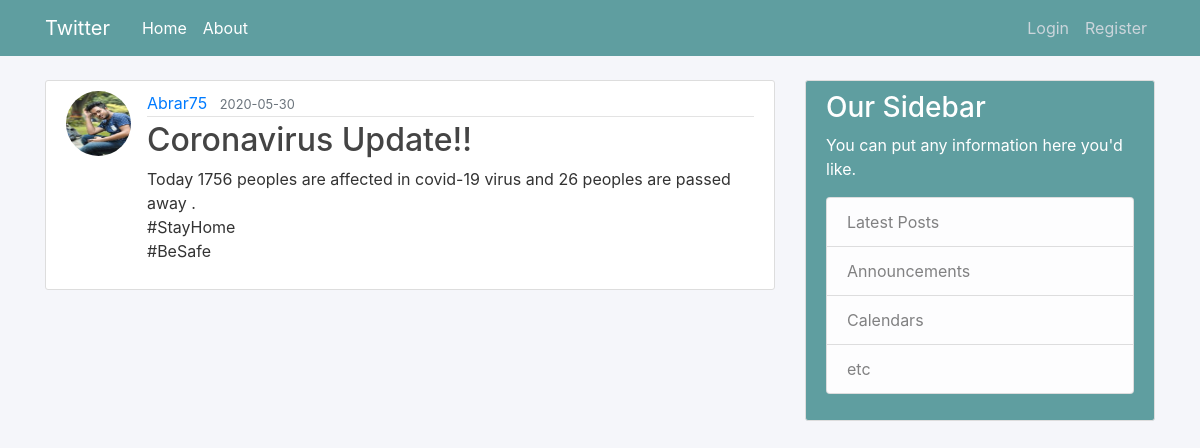
Screenshot of /post/2 with the database file from the repository.
### twitterblog/models.py (models this page shows, shortened)
class User(db.Model, UserMixin):
    id = db.Column(db.Integer, primary_key=True)
    username = db.Column(db.String(20), unique=True, nullable=False)
    email = db.Column(db.String(120), unique=True, nullable=False)
    image_file = db.Column(db.String(20), nullable=False, default='default.jpg')
    password = db.Column(db.String(60), nullable=False)
    posts = db.relationship('Post', backref='author', lazy=True)

class Post(db.Model):
    id = db.Column(db.Integer, primary_key=True)
    title = db.Column(db.String(100), nullable=False)
    date_posted = db.Column(db.DateTime, nullable=False, default=datetime.utcnow)
    content = db.Column(db.Text, nullable=False)
    user_id = db.Column(db.Integer, db.ForeignKey('user.id'), nullable=False)

### twitterblog/routes.py (the view)
@app.route("/post/<int:post_id>")
def post(post_id):
    post=Post.query.get_or_404(post_id)
    return render_template('post.html',title=post.title,post=post)

### twitterblog/templates/post.html (shortened to what this page needs)
{% extends 'layout.html' %}
{% block content %}
        <article class="media content-section">
            <img src="{{ url_for('static',filename='Profile_pics/'+post.author.image_file) }}" class="rounded-circle article-img img-responsive ">
          <div class="media-body">
            <div class="article-metadata">
                <a class="mr-2" href="{{ url_for('user_posts',username=post.author.username) }}">{{ post.author.username }}</a>
                <small class="text-muted">{{ post.date_posted.strftime('%Y-%m-%d') }} </small>
            </div>
            <h2 class="article-title">{{ post.title }}</h2>
            <p class="article-content">{{ post.content }}</p>
          </div>
        </article>
{% endblock content %}

### twitterblog/static/main.css (style rules this page uses)
body { background: #f5f6fa; color: #333333; margin-top: 5rem; }
h1, h2, h3, h4, h5, h6 { color: #444444; }
.content-section { background: #fff; padding: 10px 20px; border: 1px solid #dddddd; border-radius: 3px; margin-bottom: 20px; }
.article-title { color: #444444; }
.article-content { white-space: pre-line; }
.article-img { height: 65px; width: 65px; margin-right: 16px; }
.article-metadata { padding-bottom: 1px; margin-bottom: 4px; border-bottom: 1px solid #e3e3e3 }

### rows the page displays
User: image_file (picture), author.username "Abrar75"
Post: date_posted "2020-05-30", title "Coronavirus Update!!", content "Today 1756 peoples are affected in covid-19 virus and 26 peoples are passed away . #StayHome #BeSafe"
